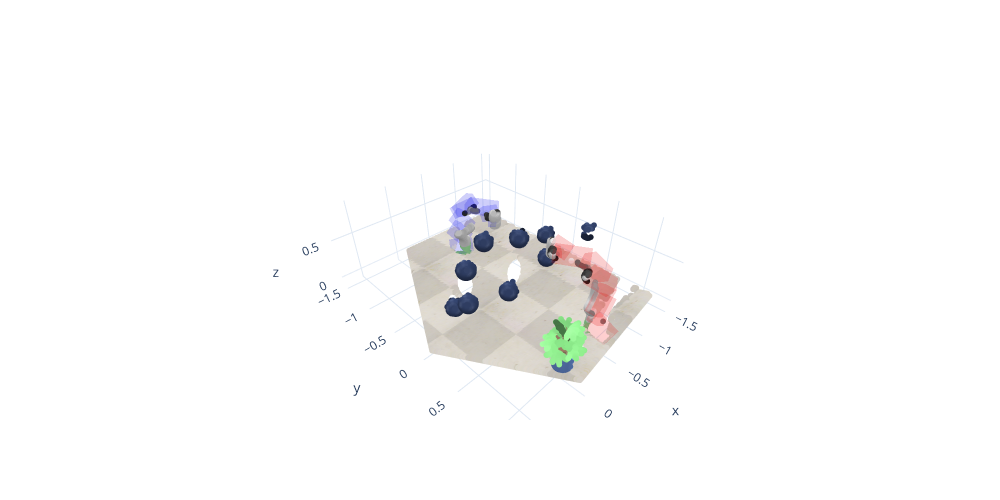

Notebook source saved alongside this figure:
### Code cell
def visualize_scene(
    pcd:np.array, 
    rgb:np.array
) -> go.Figure:
    fig = go.Figure()
    color = [f'rgb({rgb[0,i]},{rgb[1,i]},{rgb[2,i]})' for i in range(rgb.shape[1])]


    fig.add_trace(
        go.Scatter3d(
            x = pcd[0,:],
            y = pcd[1,:],
            z = pcd[2,:],
            mode='markers',
            marker=dict(
                size=2,
                color=color,
                # color=pcd[0,:],
                # colorscale='Turbo',
            ),
            name=camera
        ),
        # row=1, 
        # col=i+1,
    )

    for mesh in geoms1:
        trace = get_bb_trace_from_mesh(mesh, color='blue')
        if trace:
            fig.add_trace(trace)

    for mesh in geoms2:
        trace = get_bb_trace_from_mesh(mesh, color='red')
        if trace:
            fig.add_trace(trace)

    fig.update_layout(
        autosize=False,
        width=1000,
        height=500,
    )

    fig.write_html('../outputs/dualarms_2cam/rbs_with_bb.html')

    return fig


visualize_scene(pcd, rgb).show()

### Figure 1 — Plotly figure (JSON) as saved in the notebook; plotly's stock layout.template omitted (floating-point values rounded to 4 significant figures; data arrays with more than 128 entries replaced by an {"elided": "..."} marker saying what was removed)
{"data": [{"marker": {"color": {"elided": "26564 str values"}, "size": 2}, "mode": "markers", "name": "front", "type": "scatter3d", "x": {"elided": "26564 float values"}, "y": {"elided": "26564 float values"}, "z": {"elided": "26564 float values"}}, {"alphahull": 0, "color": "blue", "opacity": 0.1, "type": "mesh3d", "x": [-0.7406, -0.5669, -0.7363, -0.5872, -0.4092, -0.5829, -0.4135, -0.5626], "y": [-0.9496, -0.9445, -1.062, -0.9428, -1.05, -1.055, -0.9377, -1.057], "z": [0.2246, 0.4543, 0.2238, 0.1085, 0.3375, 0.1077, 0.3382, 0.4536]}, {"alphahull": 0, "color": "blue", "opacity": 0.1, "type": "mesh3d", "x": [-0.6131, -0.4898, -0.736, -0.6267, -0.6264, -0.7496, -0.5035, -0.6127], "y": [-0.8724, -1.053, -0.9377, -0.7975, -1.044, -0.8628, -0.9784, -1.119], "z": [0.7628, 0.6372, 0.7363, 0.6414, 0.4894, 0.6149, 0.5159, 0.6107]}, {"alphahull": 0, "color": "blue", "opacity": 0.1, "type": "mesh3d", "x": [-0.6361, -0.4671, -0.7966, -0.6384, -0.63, -0.799, -0.4694, -0.6276], "y": [-0.4463, -0.7485, -0.5361, -0.4482, -0.8401, -0.538, -0.7504, -0.8382], "z": [0.8013, 0.8028, 0.8063, 0.6913, 0.6979, 0.6963, 0.6928, 0.8079]}, {"alphahull": 0, "color": "blue", "opacity": 0.1, "type": "mesh3d", "x": [-0.6072, -0.5058, -0.6695, -0.6069, -0.5679, -0.6692, -0.5056, -0.5681], "y": [-0.5161, -0.4169, -0.4525, -0.5134, -0.3507, -0.4498, -0.4142, -0.3533], "z": [0.6463, 0.6413, 0.6436, 0.7044, 0.6967, 0.7017, 0.6994, 0.6386]}, {"alphahull": 0, "color": "blue", "opacity": 0.1, "type": "mesh3d", "x": [-0.6551, -0.6099, -0.663, -0.5663, -0.5289, -0.5742, -0.521, -0.6177], "y": [-0.4376, -0.6068, -0.3823, -0.4153, -0.5293, -0.3601, -0.5845, -0.5515], "z": [0.8508, 0.7815, 0.7109, 0.8546, 0.6453, 0.7147, 0.7853, 0.6416]}, {"alphahull": 0, "color": "blue", "opacity": 0.1, "type": "mesh3d", "x": [-0.5809, -0.46, -0.7062, -0.5739, -0.5783, -0.6992, -0.4529, -0.5853], "y": [-0.8475, -0.979, -0.8808, -0.7308, -0.8956, -0.7641, -0.8623, -1.012], "z": [0.8697, 0.6887, 0.8101, 0.7896, 0.5491, 0.7301, 0.6086, 0.6291]}, {"alphahull": 0, "color": "blue", "opacity": 0.1, "type": "mesh3d", "x": [-0.6332, -0.4607, -0.6354, -0.7873, -0.6171, -0.7896, -0.6148, -0.4629], "y": [-1.053, -1.056, -0.9374, -1.059, -0.9468, -0.9436, -1.062, -0.9405], "z": [0.2509, 0.4837, 0.2542, 0.3651, 0.6011, 0.3683, 0.5979, 0.487]}, {"alphahull": 0, "color": "blue", "opacity": 0.1, "type": "mesh3d", "x": [-0.7276, -0.7262, -0.5473, -0.6802, -0.4986, -0.4999, -0.6788, -0.5459], "y": [-1.177, -0.9522, -1.198, -1.1, -0.8977, -1.122, -0.8759, -0.974], "z": [0.0687, 0.1764, 0.1118, -0.09088, 0.0599, -0.04776, 0.01678, 0.2195]}, {"alphahull": 0, "color": "red", "opacity": 0.1, "type": "mesh3d", "x": [-0.7865, -0.6128, -0.7908, -0.6331, -0.4637, -0.6374, -0.4594, -0.6171], "y": [0.9377, 0.9428, 1.05, 0.9445, 1.062, 1.057, 0.9496, 1.055], "z": [0.3382, 0.1085, 0.3375, 0.4543, 0.2238, 0.4536, 0.2246, 0.1077]}, {"alphahull": 0, "color": "red", "opacity": 0.1, "type": "mesh3d", "x": [-0.5873, -0.464, -0.7102, -0.5736, -0.5733, -0.6965, -0.4504, -0.5869], "y": [1.119, 0.9377, 1.053, 1.044, 0.7975, 0.9784, 0.8628, 0.8724], "z": [0.6107, 0.7363, 0.6372, 0.4894, 0.6414, 0.5159, 0.6149, 0.7628]}, {"alphahull": 0, "color": "red", "opacity": 0.1, "type": "mesh3d", "x": [-0.5726, -0.4036, -0.7331, -0.5698, -0.5613, -0.7303, -0.4008, -0.5641], "y": [0.8381, 0.5359, 0.7484, 0.8402, 0.4483, 0.7505, 0.5381, 0.4462], "z": [0.8081, 0.8065, 0.8023, 0.6981, 0.6906, 0.6923, 0.6965, 0.8007]}, {"alphahull": 0, "color": "red", "opacity": 0.1, "type": "mesh3d", "x": [-0.6319, -0.5305, -0.6942, -0.6321, -0.5931, -0.6944, -0.5308, -0.5928], "y": [0.3533, 0.4525, 0.4169, 0.3507, 0.5134, 0.4142, 0.4498, 0.5161], "z": [0.6386, 0.6436, 0.6413, 0.6967, 0.7044, 0.6994, 0.7017, 0.6463]}, {"alphahull": 0, "color": "red", "opacity": 0.1, "type": "mesh3d", "x": [-0.6792, -0.634, -0.6708, -0.5903, -0.5366, -0.5819, -0.5451, -0.6256], "y": [0.5844, 0.4151, 0.5295, 0.6068, 0.3826, 0.5519, 0.4375, 0.3602], "z": [0.7853, 0.8544, 0.6453, 0.7818, 0.711, 0.6419, 0.851, 0.7144]}, {"alphahull": 0, "color": "red", "opacity": 0.1, "type": "mesh3d", "x": [-0.6147, -0.4938, -0.74, -0.6217, -0.6261, -0.7471, -0.5008, -0.6191], "y": [1.012, 0.8808, 0.979, 0.8956, 0.7308, 0.8623, 0.7641, 0.8475], "z": [0.6291, 0.8101, 0.6887, 0.5491, 0.7896, 0.6086, 0.7301, 0.8697]}, {"alphahull": 0, "color": "red", "opacity": 0.1, "type": "mesh3d", "x": [-0.5852, -0.4127, -0.5829, -0.7393, -0.5646, -0.7371, -0.5668, -0.4104], "y": [1.062, 1.059, 0.9468, 1.056, 0.9374, 0.9405, 1.053, 0.9436], "z": [0.5979, 0.3651, 0.6011, 0.4837, 0.2542, 0.487, 0.2509, 0.3683]}, {"alphahull": 0, "color": "red", "opacity": 0.1, "type": "mesh3d", "x": [-0.7001, -0.7014, -0.5198, -0.6527, -0.4738, -0.4724, -0.6541, -0.5212], "y": [1.122, 0.8977, 1.1, 1.198, 0.9522, 1.177, 0.974, 0.8759], "z": [-0.04776, 0.0599, -0.09088, 0.1118, 0.1764, 0.0687, 0.2195, 0.01678]}], "layout": {"autosize": false, "height": 500, "width": 1000}}
